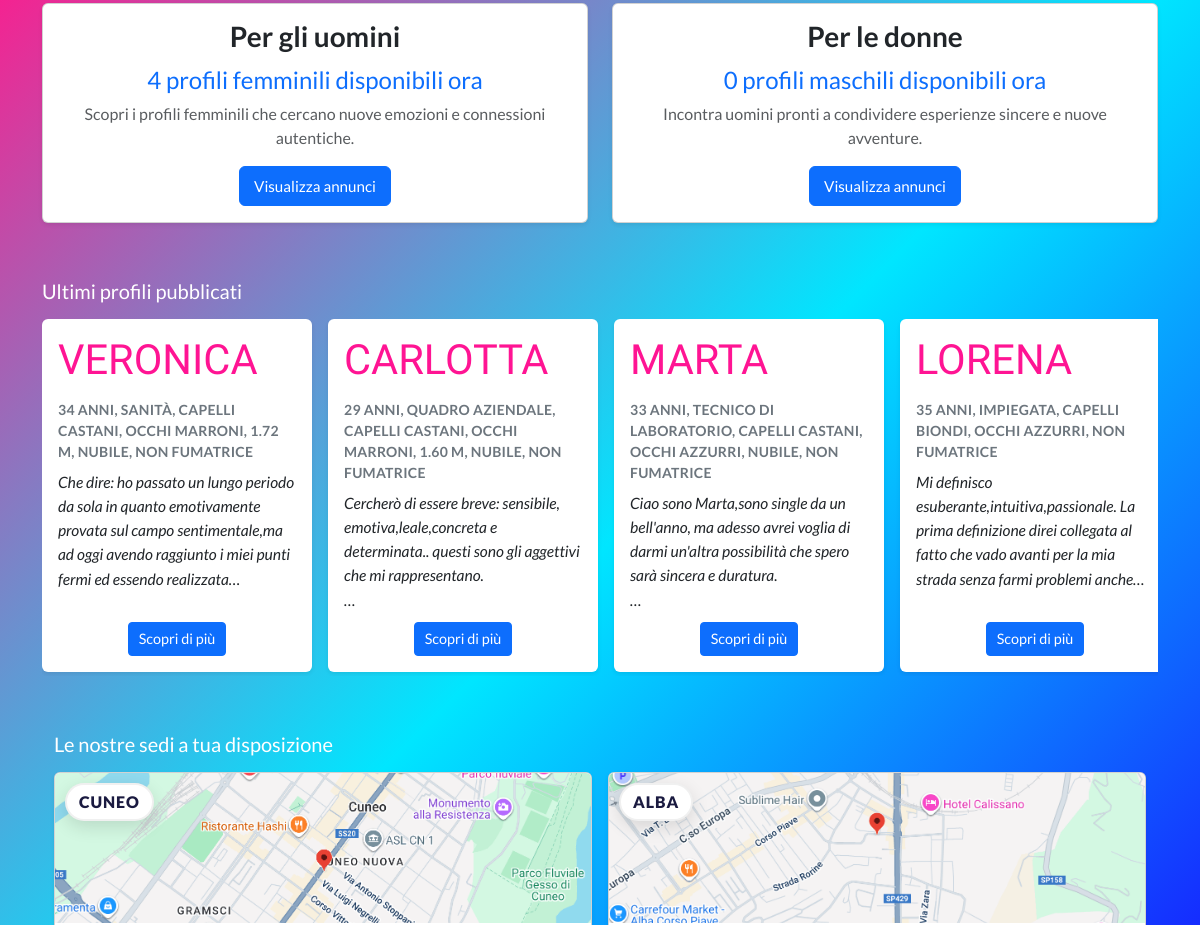
Before: / (middle part) with the older database file.
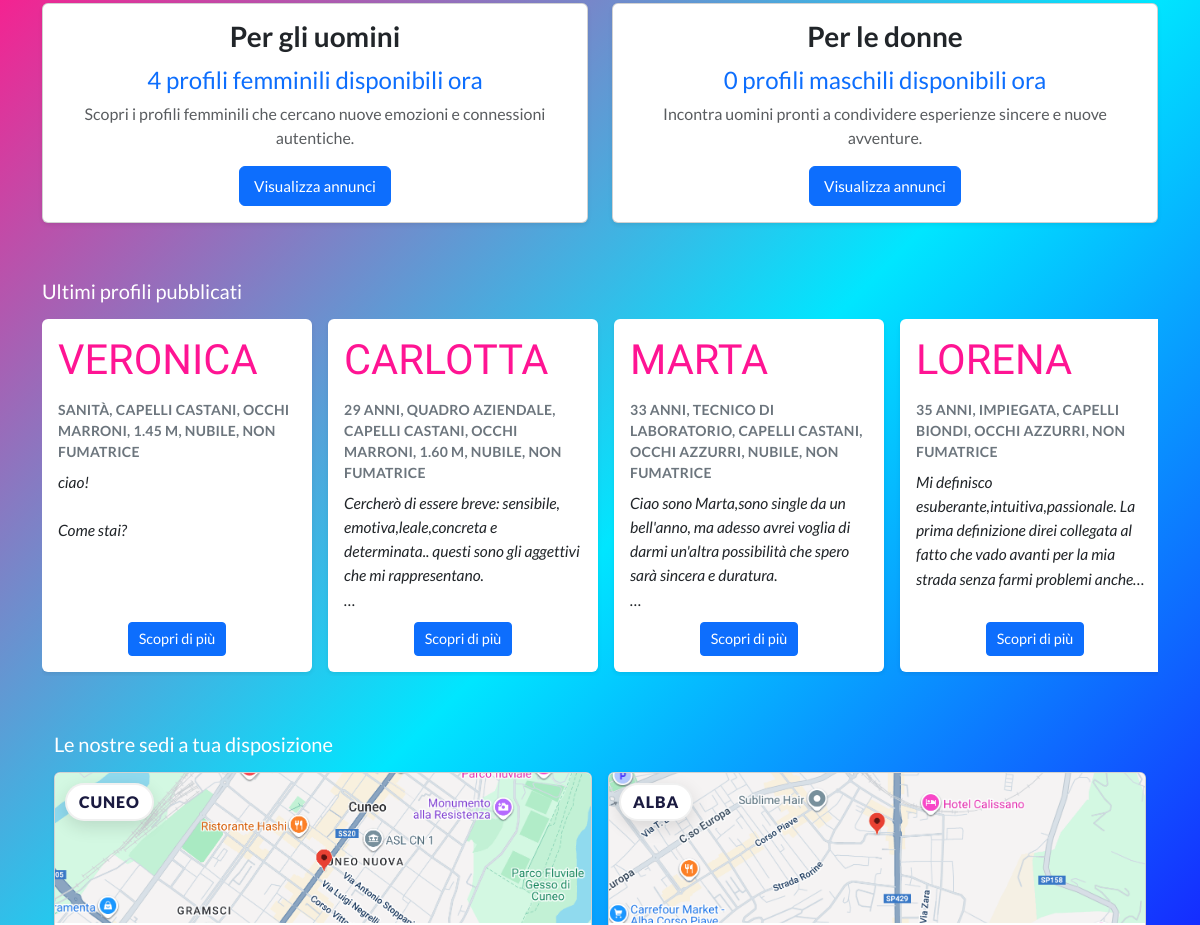
After: the same page with the newer database file.
### tables this page shows
CREATE TABLE "profiles" (
	"id"	INTEGER NOT NULL,
	"first_name"	TEXT NOT NULL,
	"last_name"	TEXT,
	"gender"	TEXT NOT NULL,
	"birth_year"	INTEGER,
	"city"	TEXT,
	"occupation"	TEXT,
	"eyes_color"	TEXT,
	"hair_color"	TEXT,
	"height_cm"	INTEGER,
	"smoker"	INTEGER,
	"bio"	TEXT NOT NULL,
	"is_active"	INTEGER NOT NULL,
	"created_at"	TEXT,
	"weight_kg"	INTEGER,
	"marital_status"	TEXT,
	PRIMARY KEY("id" AUTOINCREMENT)
);

### app.py (the view)
@app.route("/")
def home():
    listObjProfiles = get_published_profiles_with_status()
    def norm_gender(p):
        return (p.get("gender") or "").strip().lower()
    available_women_count = sum(
        1 for p in listObjProfiles if norm_gender(p) in ("female", "f", "donna")
    )
    available_men_count = sum(
        1 for p in listObjProfiles if norm_gender(p) in ("male", "m", "uomo")
    )
    def sort_key(p):
        return p.get("created_at") or "1970-01-01 00:00:00"
    latest_profiles = sorted(
        listObjProfiles,
        key=sort_key,
        reverse=True
    )[:10]
    return render_template(
        "home.html",
        listObjProfiles=listObjProfiles,
        latest_profiles=latest_profiles,
        available_women_count=available_women_count,
        available_men_count=available_men_count,
        current_year=datetime.date.today().year
    )

### app.py (called while the page is built)
def get_published_profiles_with_status():
    rows = profiles_dao.get_all_profiles()
    def is_published(val):
        if val is None:
            return True
        if isinstance(val, (int, bool)):
            return bool(val)
        return str(val).strip().lower() not in ("0", "false", "no", "n")
    list_profiles = []
    for r in rows:
        keys = r.keys() if hasattr(r, "keys") else r.keys()
        val = r["is_active"] if ("is_active" in keys) else None
        if is_published(val):
            profile = {k: r[k] for k in keys}
            profile["is_online"] = random.choice([True, False])
            list_profiles.append(profile)
    return list_profiles

@app.context_processor
def inject_current_user():
    class CurrentUserStub:
        def __init__(self, is_auth, role="admin"):
            self.is_authenticated = is_auth
            self.role = role
    return dict(current_user=CurrentUserStub(session.get("is_authenticated", False)))

### profiles_dao.py (called while the page is built)
def _conn() -> sqlite3.Connection:
    conn = sqlite3.connect(DB_PATH)
    conn.row_factory = sqlite3.Row
    with closing(conn.cursor()) as cur:
        cur.execute("PRAGMA foreign_keys = ON;")
    return conn

def _rows_to_dicts(rows: Iterable[sqlite3.Row]) -> List[dict]:
    return [dict(r) for r in rows]

def get_all_profiles() -> List[Profile]:
    sql = """
        SELECT *
        FROM profiles
        ORDER BY
          CASE WHEN created_at IS NULL OR created_at = '' THEN 1 ELSE 0 END,
          created_at DESC,
          id DESC
    """
    with closing(_conn()) as conn, closing(conn.cursor()) as cur:
        cur.execute(sql)
        return _rows_to_dicts(cur.fetchall())  # type: ignore[return-value]

### templates/home.html (shortened to what this page needs)
{% extends "base.html" %}
{% block content %}
<div class="after-hero-bg">
  <div class="container py-4">
    <div class="row justify-content-center g-4">
      <div class="col-12 col-md-6">
        <div class="card h-100 shadow-sm">
          <div class="card-body text-center">
            <h3 class="fw-bold">Per gli uomini</h3>
            <p class="fs-4 text-primary mb-1"><span id="counter-women">0</span> profili femminili disponibili ora</p>
            <p class="text-muted">Scopri i profili femminili che cercano nuove emozioni e connessioni autentiche.</p>
            <a href="{{ url_for('annunci', gender='female') }}" class="btn btn-primary">Visualizza annunci</a>
          </div>
        </div>
      </div>
      <div class="col-12 col-md-6">
        <div class="card h-100 shadow-sm">
          <div class="card-body text-center">
            <h3 class="fw-bold">Per le donne</h3>
            <p class="fs-4 text-primary mb-1"><span id="counter-men">0</span> profili maschili disponibili ora</p>
            <p class="text-muted">Incontra uomini pronti a condividere esperienze sincere e nuove avventure.</p>
            <a href="{{ url_for('annunci', gender='male') }}" class="btn btn-primary">Visualizza annunci</a>
          </div>
        </div>
      </div>
    </div>
  </div>
  <section id="site-novita" class="container-fluid px-0 mt-4">
    <div class="container py-2">
      <h5 class="mb-3 text-white">Ultimi profili pubblicati</h5>
      {% if latest_profiles %}
      <div class="d-flex flex-row overflow-auto pb-1 gap-3">
        {% for p in latest_profiles %}
          {% set eta = (current_year - p['birth_year']) if p['birth_year'] else None %}
          {% set fuma = (p['smoker'] in [1, '1', true, 'true', 'on']) if p['smoker'] is not none else None %}
          {% set stato = (p['marital_status'] or '') %}
          {% if stato %}
            {% if stato|lower in ['celibe/nubile','single'] %}
              {% set stato_it = 'nubile' if p['gender'] == 'female' else 'celibe' %}
            {% elif stato|lower in ['sposato/a','married'] %}
              {% set stato_it = 'sposata' if p['gender'] == 'female' else 'sposato' %}
            {% elif stato|lower in ['separato/a','separated'] %}
              {% set stato_it = 'separata' if p['gender'] == 'female' else 'separato' %}
            {% elif stato|lower in ['divorziato/a','divorced'] %}
              {% set stato_it = 'divorziata' if p['gender'] == 'female' else 'divorziato' %}
            {% elif stato|lower in ['vedovo/a','widowed'] %}
              {% set stato_it = 'vedova' if p['gender'] == 'female' else 'vedovo' %}
            {% else %}
              {% set stato_it = stato %}
            {% endif %}
          {% else %}
            {% set stato_it = '' %}
          {% endif %}
          {% set parts = [] %}
          {% if eta %}{% set _ = parts.append(eta ~ ' anni') %}{% endif %}
          {% if p['occupation'] %}{% set _ = parts.append(p['occupation']) %}{% endif %}
          {% if p['hair_color'] %}{% set _ = parts.append('capelli ' ~ p['hair_color']) %}{% endif %}
          {% if p['eyes_color'] %}{% set _ = parts.append('occhi ' ~ p['eyes_color']) %}{% endif %}
          {% if p['height_cm'] %}
            {% set h_m = p['height_cm'] / 100.0 %}
            {% set _ = parts.append(('%.2f'|format(h_m)) ~ ' m') %}
          {% endif %}
          {% if p['weight_kg'] %}{% set _ = parts.append(p['weight_kg'] ~ ' kg') %}{% endif %}
          {% if stato_it %}{% set _ = parts.append(stato_it) %}{% endif %}
          {% if fuma is not none %}
            {% if p['gender'] == 'female' %}
              {% set _ = parts.append('fumatrice' if fuma else 'non fumatrice') %}
            {% else %}
              {% set _ = parts.append('fumatore' if fuma else 'non fumatore') %}
            {% endif %}
          {% endif %}
          <div class="card shadow-sm border-0 flex-shrink-0" style="min-width:260px; max-width:270px; min-height: 353px;">
            <div class="card-body d-flex flex-column">
              <div class="profile-header">
                <div class="profile-name">{{ (p['first_name'] or '')|trim|upper }}</div>
              </div>
              <div class="text-uppercase text-secondary small profile-meta mb-2">
                {{ parts|join(', ')|upper }}
              </div>
              <div class="bio-block flex-grow-1" data-lines="5">
                <div class="small bio-textbox">
                  <div class="bio-text">{{ (p['bio'] or '') | e }}</div>
                </div>
              </div>
              <div class="d-flex justify-content-center mt-2">
                <a href="{{ url_for('annunci', open=p['id']) }}" class="btn btn-sm btn-primary">Scopri di più</a>
              </div>
            </div>
          </div>
        {% endfor %}
      </div>
      {% else %}
        <div class="alert text-center w-100 rounded p-3 mt-2 mx-0" role="alert">
          Nessun profilo pubblicato
        </div>
      {% endif %}
    </div>
  </section>
  <div class="container mt-5 px-4">
    <h5 class="mb-3 text-white">Le nostre sedi a tua disposizione</h5>
    <div class="row g-3">
    <div class="col-12 col-md-6">
      <div class="card h-100 shadow-sm location-card position-relative">
        <span class="city-pill">CUNEO</span>
        <img src="{{ url_for('static', filename='images/cuneoMap.png') }}" class="card-img-top object-fit-cover" style="max-height:150px;" alt="Mappa Cuneo">
      </div>
    </div>
    <div class="col-12 col-md-6">
      <div class="card h-100 shadow-sm location-card position-relative">
        <span class="city-pill">ALBA</span>
        <img src="{{ url_for('static', filename='images/albaMap.png') }}" class="card-img-top object-fit-cover" style="max-height:150px;" alt="Mappa Alba">
      </div>
    </div>
    </div>
  </div>
</div>
{% endblock %}

### templates/base.html (shortened to what this page needs)
<!doctype html>
<html lang="it">
<head>
  <link href="https://cdn.jsdelivr.net/npm/bootstrap@5.3.5/dist/css/bootstrap.min.css" rel="stylesheet">
  <link rel="stylesheet" href="https://cdn.jsdelivr.net/npm/bootstrap-icons@1.11.3/font/bootstrap-icons.min.css">
  <link rel="stylesheet" href="{{ url_for('static', filename='css/style.css') }}">
</head>
<body>
  <div class="container-fluid bg-light {% block main_container_class %}{% endblock %}">
    <div class="row">
      {% block content %}
      {% endblock %}
    </div>
  </div>
</body>
</html>

### static/css/style.css (style rules this page uses)
:root { --gi-deep: #1a1a40; --gi-berry: #5b0a2f; --gi-pink: #ff1493; --font-sans: 'Lato', system-ui, -apple-system, Segoe UI, Roboto, Arial, sans-serif; --font-brand: 'Yeseva One', serif; }
html, body { font-family: var(--font-sans); font-weight: 400; -webkit-font-smoothing: antialiased; -moz-osx-font-smoothing: grayscale; }
.hero-content h1, .hero-title-yeseva, .profile-name { font-family: var(--font-brand); }
.after-hero-bg { background: linear-gradient(135deg, #ff1a8c 0%, #00e6ff 50%, #1a00ff 100%); min-height: 100vh; margin: 0; padding: 2rem 0 3rem; }
.profile-name { font-family: "Yeseva One", serif; color: #ff1493; font-size: 2.6rem; line-height: 1.2; margin-bottom: .35rem; }
.profile-meta { font-weight: 700; letter-spacing: .02em; margin-bottom: .25rem; }
.profile-header { display: flex; align-items: center; gap: .5rem; flex-wrap: wrap; margin-bottom: .5rem; }
.card { display: flex; flex-direction: column; height: 100%; }
.card .card-body { flex: 1 1 auto; display: flex; flex-direction: column; font-size: 1rem; line-height: 1.5; }
.bio-block { display: flex; flex-direction: column; gap: .25rem; }
.bio-textbox { margin: 0; --lines: 5; --lh: 1.55; line-height: var(--lh); font-size: .975rem !important; }
.bio-text { display: -webkit-box; -webkit-box-orient: vertical; -webkit-line-clamp: var(--lines, 5); overflow: hidden; white-space: pre-line; min-height: calc(var(--lines) * 1lh); }
.bio-block .bio-text { font-style: italic; }
.card .btn { font-size: .95rem; padding: .5rem .9rem; }
.btn.btn-sm { font-size: .9rem; padding: .35rem .6rem; }
.card .card-body > .btn { width: auto; flex: 0 0 auto; align-self: center; display: inline-flex; white-space: nowrap; gap: .5rem; }
.location-card { overflow: hidden; }
.city-pill { position: absolute; top: 10px; left: 10px; padding: .3rem .75rem; border-radius: 999px; background: #ffffff; color: var(--gi-deep); font-weight: 800; letter-spacing: .06em; text-transform: uppercase; box-shadow: 0 6px 18px rgba(0,0,0,.12); z-index: 3; border: 2px solid rgba(0,0,0,.06); }

Changed rows visible on the page:
changed profiles "VERONICA": parts "34 ANNI, SANITÀ, CAPELLI CASTANI, OCCHI MARRONI, 1.72 M, NUBILE, NON FUMATRICE" → "SANITÀ, CAPELLI CASTANI, OCCHI MARRONI, 1.45 M, NUBILE, NON FUMATRICE"; bio "Che dire: ho passato un lungo periodo da sola in quanto emotivamente provata sul campo sentimentale,ma ad oggi avendo raggiunto i miei punti fermi ed essendo…" → "ciao! Come stai?"
